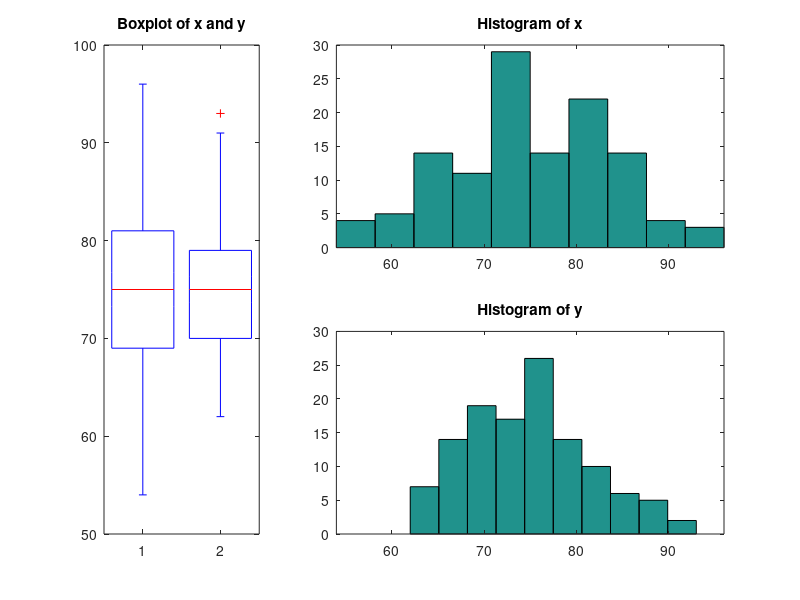

Write the MATLAB code that produced this figure.
clear all; 

% load the dataset 
% 'grades' has 5 columns and 120 rows. 
% Each row represents a student, and each column represents a class. 
grades = load('grades.txt'); 

% We perform the two sample t-test of the grades of the first and second
% classes. 
x = grades(:,1);
y = grades(:,2);

% Null hypothesis: mean(x) = mean(y) 
[h,p] = ttest2(x,y);  
% h: 0 (rejected) 1 (accepted) 
% p: p-value 

% The null hypothesis was rejected. 
% Let's check the distribution of x and y 
% 1. by boxplot 
figure; 
subplot(2,3,[1 4]); 
boxplot([x y]); 
title('Boxplot of x and y'); 

% 2. by histogram 
subplot(2,3,[2 3]); hist(x); xlim([min(min(x),min(y)) max(max(x),max(y))]); 
title('Histogram of x'); 
subplot(2,3,[5 6]); hist(y); xlim([min(min(x),min(y)) max(max(x),max(y))]); 
title('Histogram of y'); 


% Let's make my own 'ttest2.m' 
% 1. null hypothesis: mean(x) = mean(y) 
% 2. Test statistic, t 
% number of samples in x and y
n1 = length(x); 
n2 = length(y); 
% mean of x and y 
mean1 = mean(x); 
mean2 = mean(y); 
% standard deviation of x and y 
std1 = std(x); 
std2 = std(y);
% total standard deviation 
s2T = sqrt(((n1-1)*std1^2 + (n2-1)*std2^2)/(n1+n2-2));
% test statistic t
t = (mean1-mean2)/(s2T*sqrt(1/n1+1/n2));

% 3. parameter of the test distribution 
nu = n1 + n2 - 2; 

% 4. Estimate p-value 
% A function 'tcdf' computes the cumulative distribution function for
% Student's T distribution with 'nu' degrees of freedom at the values in
% '-abs(t)'. 
% Both left and right tail 
myp = 2*tcdf(-abs(t),nu); 

% Compare p-value estimated by the function 'ttest2' and p-value estimated by my own code   
[p myp] 
